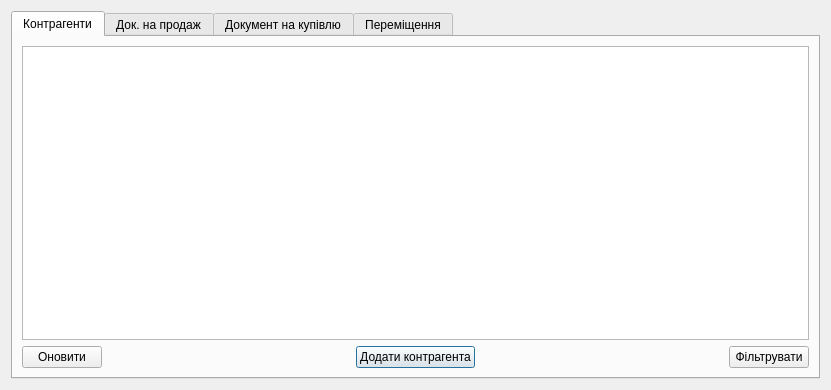
<?xml version="1.0" encoding="UTF-8"?>
<ui version="4.0">
 <class>MainForm</class>
 <widget class="QDialog" name="MainForm">
  <property name="geometry">
   <rect>
    <x>0</x>
    <y>0</y>
    <width>831</width>
    <height>390</height>
   </rect>
  </property>
  <property name="windowTitle">
   <string>Dialog</string>
  </property>
  <layout class="QHBoxLayout" name="horizontalLayout">
   <item>
    <widget class="QTabWidget" name="tabWidget">
     <property name="enabled">
      <bool>true</bool>
     </property>
     <property name="currentIndex">
      <number>0</number>
     </property>
     <widget class="QWidget" name="tab">
      <attribute name="title">
       <string>Контрагенти</string>
      </attribute>
      <layout class="QVBoxLayout" name="verticalLayout">
       <item>
        <widget class="QTableView" name="tableView">
         <property name="showDropIndicator" stdset="0">
          <bool>true</bool>
         </property>
        </widget>
       </item>
       <item>
        <layout class="QGridLayout" name="gridLayout_2">
         <item row="2" column="2">
          <widget class="QPushButton" name="Button_buy">
           <property name="text">
            <string>Додати контрагента</string>
           </property>
          </widget>
         </item>
         <item row="2" column="4">
          <widget class="QPushButton" name="pushButton">
           <property name="text">
            <string>Фільтрувати</string>
           </property>
          </widget>
         </item>
         <item row="2" column="3">
          <spacer name="horizontalSpacer_2">
           <property name="orientation">
            <enum>Qt::Horizontal</enum>
           </property>
           <property name="sizeHint" stdset="0">
            <size>
             <width>40</width>
             <height>20</height>
            </size>
           </property>
          </spacer>
         </item>
         <item row="2" column="0">
          <widget class="QPushButton" name="pushButton_2">
           <property name="text">
            <string>Оновити</string>
           </property>
          </widget>
         </item>
         <item row="2" column="1">
          <spacer name="horizontalSpacer_3">
           <property name="orientation">
            <enum>Qt::Horizontal</enum>
           </property>
           <property name="sizeHint" stdset="0">
            <size>
             <width>40</width>
             <height>20</height>
            </size>
           </property>
          </spacer>
         </item>
        </layout>
       </item>
      </layout>
     </widget>
     <widget class="QWidget" name="tab_2">
      <property name="enabled">
       <bool>true</bool>
      </property>
      <attribute name="title">
       <string>Док. на продаж</string>
      </attribute>
     </widget>
     <widget class="QWidget" name="tab_3">
      <attribute name="title">
       <string>Документ на купівлю</string>
      </attribute>
     </widget>
     <widget class="QWidget" name="tab_4">
      <attribute name="title">
       <string>Переміщення</string>
      </attribute>
     </widget>
    </widget>
   </item>
  </layout>
 </widget>
 <resources/>
 <connections/>
</ui>
